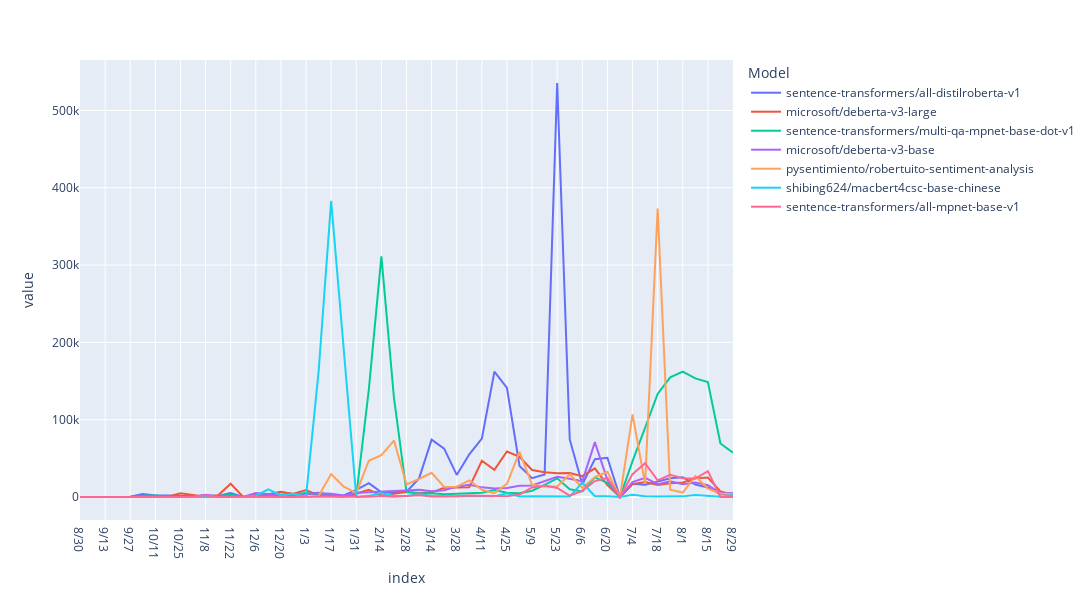

Notebook source saved alongside this figure:
### Code cell
df_2021_popular_mod = df_plot[df_plot.columns[(df_plot.mean(axis=0)<=40000) & (df_plot.mean(axis=0)>=5000)]]
df_2021_popular_mod.plot(kind='line', width=1400, height=600)

### Figure 1 — Plotly figure (JSON) as saved in the notebook; plotly's stock layout.template omitted (floating-point values rounded to 4 significant figures)
{"data": [{"hovertemplate": "Model=sentence-transformers/all-distilroberta-v1<br>index=%{x}<br>value=%{y}<extra></extra>", "legendgroup": "sentence-transformers/all-distilroberta-v1", "line": {"color": "#636efa", "dash": "solid"}, "marker": {"symbol": "circle"}, "mode": "lines", "name": "sentence-transformers/all-distilroberta-v1", "orientation": "v", "showlegend": true, "type": "scatter", "x": ["8/30", "9/6", "9/13", "9/20", "9/27", "10/4", "10/11", "10/18", "10/25", "11/1", "11/8", "11/15", "11/22", "11/29", "12/6", "12/13", "12/20", "12/27", "1/3", "1/10", "1/17", "1/24", "1/31", "2/7", "2/14", "2/21", "2/28", "3/7", "3/14", "3/21", "3/28", "4/4", "4/11", "4/18", "4/25", "5/2", "5/9", "5/16", "5/23", "5/30", "6/6", "6/13", "6/20", "6/27", "7/4", "7/11", "7/18", "7/25", "8/1", "8/8", "8/15", "8/22", "8/29"], "xaxis": "x", "y": [63, 163, 320, 312, 460, 3836, 1890, 1971, 1076, 1094, 1946, 1475, 5069, 27, 2985, 3601, 6842, 3594, 4098, 5611, 2422, 1981, 9162, 18000, 6034, 6059, 6770, 24074, 74189, 62581, 28557, 55302, 75520, 162076, 141265, 40068, 24298, 29256, 535531, 74480, 16143, 48927, 50720, 0, 17068, 15704, 19802, 24222, 25592, 16021, 12406, 3642, 4270], "yaxis": "y"}, {"hovertemplate": "Model=microsoft/deberta-v3-large<br>index=%{x}<br>value=%{y}<extra></extra>", "legendgroup": "microsoft/deberta-v3-large", "line": {"color": "#EF553B", "dash": "solid"}, "marker": {"symbol": "circle"}, "mode": "lines", "name": "microsoft/deberta-v3-large", "orientation": "v", "showlegend": true, "type": "scatter", "x": ["8/30", "9/6", "9/13", "9/20", "9/27", "10/4", "10/11", "10/18", "10/25", "11/1", "11/8", "11/15", "11/22", "11/29", "12/6", "12/13", "12/20", "12/27", "1/3", "1/10", "1/17", "1/24", "1/31", "2/7", "2/14", "2/21", "2/28", "3/7", "3/14", "3/21", "3/28", "4/4", "4/11", "4/18", "4/25", "5/2", "5/9", "5/16", "5/23", "5/30", "6/6", "6/13", "6/20", "6/27", "7/4", "7/11", "7/18", "7/25", "8/1", "8/8", "8/15", "8/22", "8/29"], "xaxis": "x", "y": [0, 0, 0, 0, 0, 0, 0, 273, 4837, 2219, 363, 2351, 17174, 59, 3348, 1096, 6183, 4306, 8892, 2198, 738, 243, 4647, 9335, 2045, 4187, 6323, 5075, 5667, 11995, 12692, 12512, 46883, 35046, 58870, 52050, 34867, 32109, 30611, 30885, 26905, 37003, 15482, 0, 16714, 19409, 15430, 17913, 18786, 24100, 25121, 7189, 3278], "yaxis": "y"}, {"hovertemplate": "Model=sentence-transformers/multi-qa-mpnet-base-dot-v1<br>index=%{x}<br>value=%{y}<extra></extra>", "legendgroup": "sentence-transformers/multi-qa-mpnet-base-dot-v1", "line": {"color": "#00cc96", "dash": "solid"}, "marker": {"symbol": "circle"}, "mode": "lines", "name": "sentence-transformers/multi-qa-mpnet-base-dot-v1", "orientation": "v", "showlegend": true, "type": "scatter", "x": ["8/30", "9/6", "9/13", "9/20", "9/27", "10/4", "10/11", "10/18", "10/25", "11/1", "11/8", "11/15", "11/22", "11/29", "12/6", "12/13", "12/20", "12/27", "1/3", "1/10", "1/17", "1/24", "1/31", "2/7", "2/14", "2/21", "2/28", "3/7", "3/14", "3/21", "3/28", "4/4", "4/11", "4/18", "4/25", "5/2", "5/9", "5/16", "5/23", "5/30", "6/6", "6/13", "6/20", "6/27", "7/4", "7/11", "7/18", "7/25", "8/1", "8/8", "8/15", "8/22", "8/29"], "xaxis": "x", "y": [67, 107, 113, 129, 304, 1495, 1895, 646, 888, 420, 469, 837, 2833, 5, 1417, 2567, 2280, 2515, 5439, 2420, 1686, 1031, 1491, 138908, 311203, 128589, 6780, 4521, 4990, 3506, 4051, 5007, 5545, 8979, 5581, 4882, 8169, 15582, 24133, 10073, 7177, 25327, 18370, 0, 46437, 89596, 133225, 154739, 162294, 153427, 148802, 69210, 57160], "yaxis": "y"}, {"hovertemplate": "Model=microsoft/deberta-v3-base<br>index=%{x}<br>value=%{y}<extra></extra>", "legendgroup": "microsoft/deberta-v3-base", "line": {"color": "#ab63fa", "dash": "solid"}, "marker": {"symbol": "circle"}, "mode": "lines", "name": "microsoft/deberta-v3-base", "orientation": "v", "showlegend": true, "type": "scatter", "x": ["8/30", "9/6", "9/13", "9/20", "9/27", "10/4", "10/11", "10/18", "10/25", "11/1", "11/8", "11/15", "11/22", "11/29", "12/6", "12/13", "12/20", "12/27", "1/3", "1/10", "1/17", "1/24", "1/31", "2/7", "2/14", "2/21", "2/28", "3/7", "3/14", "3/21", "3/28", "4/4", "4/11", "4/18", "4/25", "5/2", "5/9", "5/16", "5/23", "5/30", "6/6", "6/13", "6/20", "6/27", "7/4", "7/11", "7/18", "7/25", "8/1", "8/8", "8/15", "8/22", "8/29"], "xaxis": "x", "y": [0, 0, 0, 0, 0, 0, 0, 88, 64, 182, 2844, 486, 734, 12, 5104, 3933, 1673, 3132, 3835, 4967, 4072, 1797, 5164, 6111, 7390, 7698, 8499, 9466, 7477, 8860, 13399, 15889, 12462, 11116, 11548, 14592, 14977, 20451, 26053, 23640, 20334, 71023, 21984, 0, 19367, 24776, 16585, 20368, 16630, 18882, 15321, 4938, 5133], "yaxis": "y"}, {"hovertemplate": "Model=pysentimiento/robertuito-sentiment-analysis<br>index=%{x}<br>value=%{y}<extra></extra>", "legendgroup": "pysentimiento/robertuito-sentiment-analysis", "line": {"color": "#FFA15A", "dash": "solid"}, "marker": {"symbol": "circle"}, "mode": "lines", "name": "pysentimiento/robertuito-sentiment-analysis", "orientation": "v", "showlegend": true, "type": "scatter", "x": ["8/30", "9/6", "9/13", "9/20", "9/27", "10/4", "10/11", "10/18", "10/25", "11/1", "11/8", "11/15", "11/22", "11/29", "12/6", "12/13", "12/20", "12/27", "1/3", "1/10", "1/17", "1/24", "1/31", "2/7", "2/14", "2/21", "2/28", "3/7", "3/14", "3/21", "3/28", "4/4", "4/11", "4/18", "4/25", "5/2", "5/9", "5/16", "5/23", "5/30", "6/6", "6/13", "6/20", "6/27", "7/4", "7/11", "7/18", "7/25", "8/1", "8/8", "8/15", "8/22", "8/29"], "xaxis": "x", "y": [0, 0, 0, 0, 0, 0, 0, 0, 0, 0, 0, 0, 262, 158, 886, 747, 423, 166, 376, 1194, 29692, 13327, 5306, 46904, 54105, 72987, 16312, 23282, 31292, 13041, 13248, 21581, 9327, 4889, 17137, 58498, 15845, 13595, 13713, 29312, 11911, 25743, 32652, 0, 106875, 16951, 373015, 9403, 5797, 27253, 10653, 4521, 3968], "yaxis": "y"}, {"hovertemplate": "Model=shibing624/macbert4csc-base-chinese<br>index=%{x}<br>value=%{y}<extra></extra>", "legendgroup": "shibing624/macbert4csc-base-chinese", "line": {"color": "#19d3f3", "dash": "solid"}, "marker": {"symbol": "circle"}, "mode": "lines", "name": "shibing624/macbert4csc-base-chinese", "orientation": "v", "showlegend": true, "type": "scatter", "x": ["8/30", "9/6", "9/13", "9/20", "9/27", "10/4", "10/11", "10/18", "10/25", "11/1", "11/8", "11/15", "11/22", "11/29", "12/6", "12/13", "12/20", "12/27", "1/3", "1/10", "1/17", "1/24", "1/31", "2/7", "2/14", "2/21", "2/28", "3/7", "3/14", "3/21", "3/28", "4/4", "4/11", "4/18", "4/25", "5/2", "5/9", "5/16", "5/23", "5/30", "6/6", "6/13", "6/20", "6/27", "7/4", "7/11", "7/18", "7/25", "8/1", "8/8", "8/15", "8/22", "8/29"], "xaxis": "x", "y": [0, 0, 0, 0, 0, 0, 0, 0, 0, 0, 0, 0, 510, 0, 1723, 9931, 1957, 4303, 736, 162054, 383082, 187820, 74, 1488, 5214, 1442, 1159, 3836, 838, 1114, 906, 709, 483, 834, 4953, 561, 899, 1080, 1221, 489, 18620, 921, 851, 0, 2901, 865, 732, 1130, 818, 2515, 1323, 371, 2678], "yaxis": "y"}, {"hovertemplate": "Model=sentence-transformers/all-mpnet-base-v1<br>index=%{x}<br>value=%{y}<extra></extra>", "legendgroup": "sentence-transformers/all-mpnet-base-v1", "line": {"color": "#FF6692", "dash": "solid"}, "marker": {"symbol": "circle"}, "mode": "lines", "name": "sentence-transformers/all-mpnet-base-v1", "orientation": "v", "showlegend": true, "type": "scatter", "x": ["8/30", "9/6", "9/13", "9/20", "9/27", "10/4", "10/11", "10/18", "10/25", "11/1", "11/8", "11/15", "11/22", "11/29", "12/6", "12/13", "12/20", "12/27", "1/3", "1/10", "1/17", "1/24", "1/31", "2/7", "2/14", "2/21", "2/28", "3/7", "3/14", "3/21", "3/28", "4/4", "4/11", "4/18", "4/25", "5/2", "5/9", "5/16", "5/23", "5/30", "6/6", "6/13", "6/20", "6/27", "7/4", "7/11", "7/18", "7/25", "8/1", "8/8", "8/15", "8/22", "8/29"], "xaxis": "x", "y": [14, 23, 266, 314, 565, 63, 275, 121, 195, 213, 2285, 120, 189, 1, 138, 108, 169, 113, 325, 278, 93, 54, 572, 311, 1149, 363, 1382, 2410, 666, 570, 1059, 2027, 1552, 683, 1096, 3054, 12437, 14811, 11630, 1682, 8031, 20595, 24576, 0, 29583, 43695, 21605, 28696, 24293, 23844, 33508, 61, 64], "yaxis": "y"}], "layout": {"height": 600, "legend": {"title": {"text": "Model"}, "tracegroupgap": 0}, "margin": {"t": 60}, "width": 1400, "xaxis": {"anchor": "y", "domain": [0, 1], "title": {"text": "index"}}, "yaxis": {"anchor": "x", "domain": [0, 1], "title": {"text": "value"}}}}
